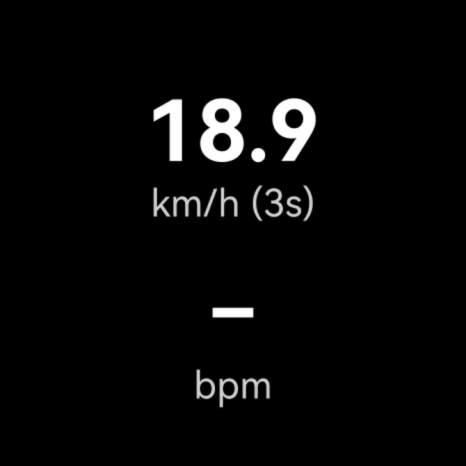
#> input picture screenshots/watch/huawei-arkts-emulator/20261013/Screenshot_2026-10-13T064816.png, 466 x 466 px, given in place of Screenshot_2026-10-13T071458.png, which was not available
$ python huawei_screens.py
#> lines starting #> are read from the running program, lines starting #| are printed output that depends on the picture
#!/usr/bin/env python3
"""AppGallery-Screenshots fuer die HUAWEI WATCH 5: 840x840 PNG, quadratisch (AppGallery 13.10.2026:
„Count: 4–8. Recommended resolution: 840 x 840 px. Aspect ratio: 1:1"). Quelle sind die 466x466-Bilder
aus dem DevEco-Emulator (Watch 5), unveraendert hochskaliert — kein Rahmen, keine Schrift, damit
der Pruefer genau das sieht, was die Uhr zeigt.

Aufruf:  ../../server/.venv/bin/python huawei_screens.py   (aus brand/master/)
"""
import os

from PIL import Image

HIER = os.path.dirname(os.path.abspath(__file__))
WURZEL = os.path.abspath(os.path.join(HIER, "../.."))
QUELLE = os.path.join(WURZEL, "screenshots/watch/huawei-arkts-emulator/20261013")
AUS = os.path.join(WURZEL, "brand/stores/huawei/screenshots")
# Reihenfolge = Reihenfolge im Store: erst was die App ausmacht, dann der Ablauf.
BILDER = [
    # Jans Layouts waehrend der Fahrt (REC), ohne die alte Pause-Ueberlappung (Jan: „nur die
    # start/stopp/pause screens ist genau das unwichtigste")
    "Screenshot_2026-10-13T071458.png",   # Boegen Puls/Tempo, 112 bpm / 15.1 km/h
    "Screenshot_2026-10-13T071442.png",   # LAST RUN, vier Felder + Uhrzeit
    "Screenshot_2026-10-13T071501.png",   # Dst/Dur/Hr/Avg in Farbe
    "Screenshot_2026-10-13T071449.png",   # on foil 0:31 / HR 112
    "Screenshot_2026-10-13T071445.png",   # drei Spalten letzter Lauf/Puls + Uhrzeit
    "Screenshot_2026-10-13T071556.png",   # Pause-Layout mit Boegen, 18.6 km/h
    "Screenshot_2026-10-13T072200.png",   # Zusammenfassung nach dem Stopp, alles gesendet
    "Screenshot_2026-10-13T071131.png",   # Startbildschirm
]
N = 840


def main():
    os.makedirs(AUS, exist_ok=True)
    for i, name in enumerate(BILDER, 1):
        im = Image.open(os.path.join(QUELLE, name)).convert("RGB")
        im.resize((N, N), Image.LANCZOS).save(os.path.join(AUS, f"{i:02d}.png"), optimize=True)
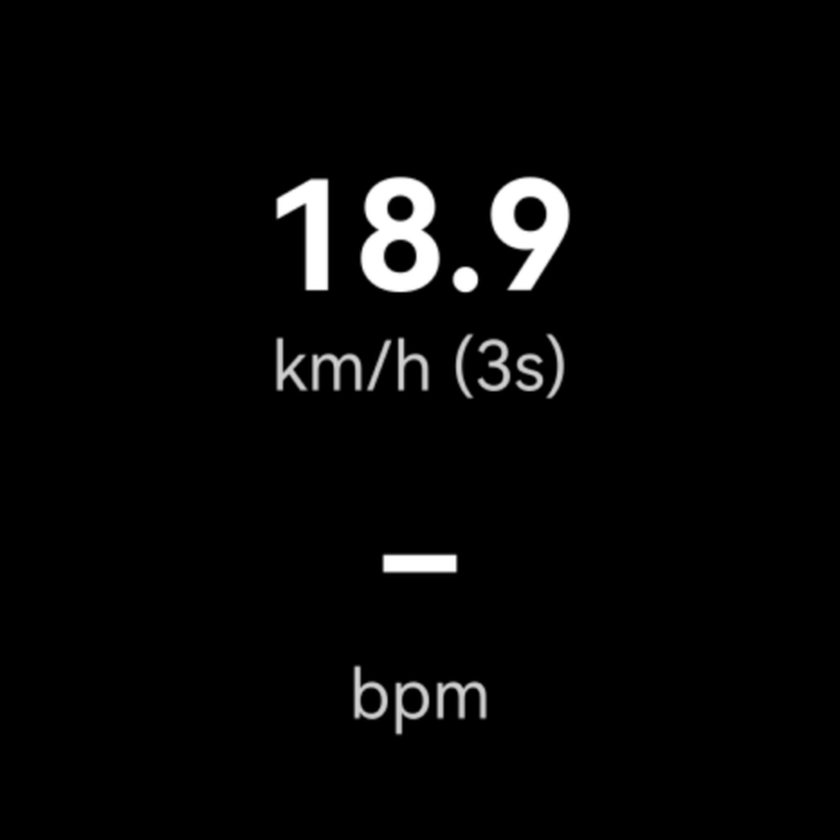
#> saved as 01.png: PIL image 840x840 RGB; min 0, max 255, mean 7.4
#> pass 2 of the loop in main, `for i, name in enumerate(BILDER, 1):`:
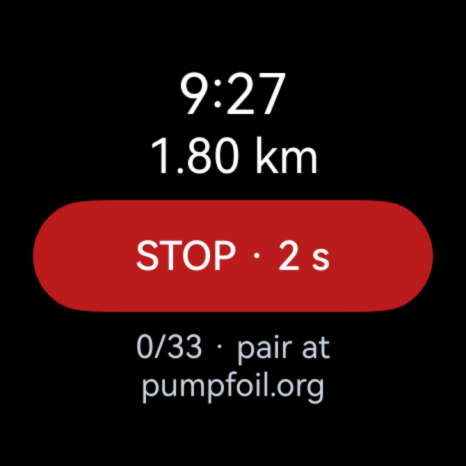
#> input picture screenshots/watch/huawei-arkts-emulator/20261013/Screenshot_2026-10-13T065736.png, 466 x 466 px, given in place of Screenshot_2026-10-13T071442.png, which was not available
#> in main, `im.resize((N, N), Image.LANCZOS).save(os.path.join(AUS, f"{i:02d}.png"..`:
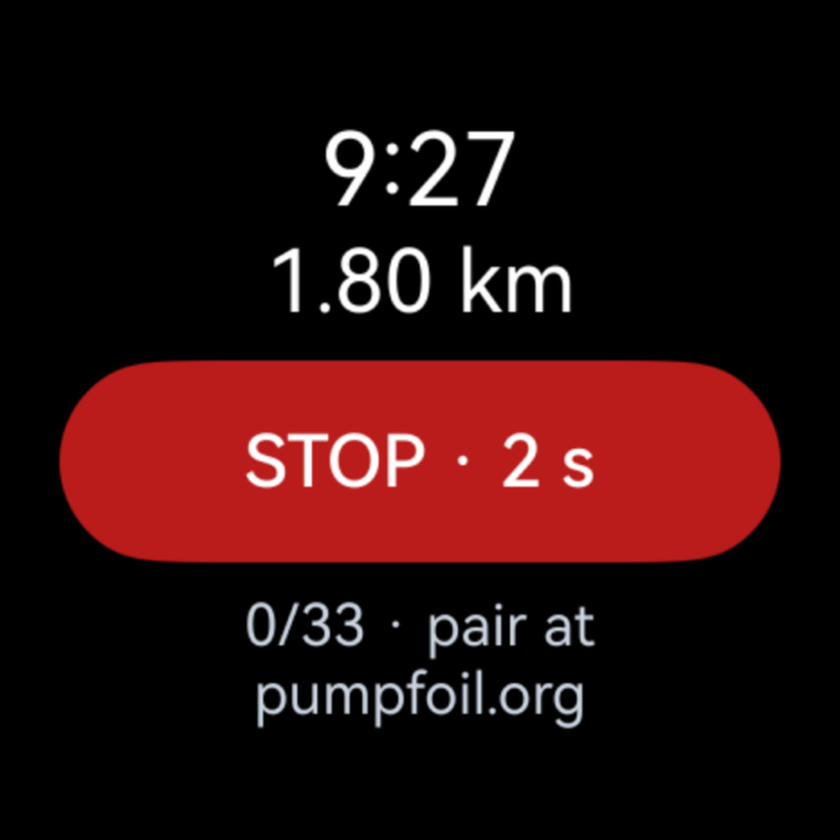
#> saved as 02.png: PIL image 840x840 RGB; mean R, G, B 41.9, 12.7, 12.7
    print(AUS)


if __name__ == "__main__":
#> (the run stopped early here; a loop or call above may not have finished)
